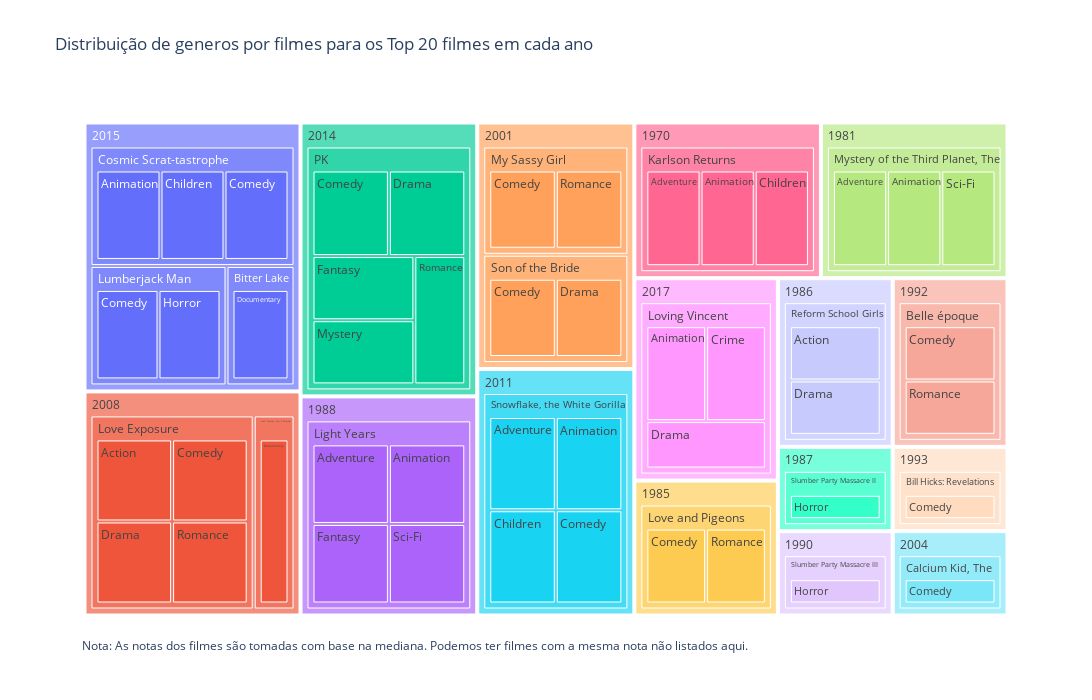

The code cell stored with this chart in its notebook:
### Code cell
# Rating baseado na mediana
fig = px.treemap(top_movies_df, path=["year", "title", "genres"], 
                 title="Distribuição de generos por filmes para os Top 20 filmes em cada ano")

fig.update_layout(
    height=700, 
    width=1100,
    annotations=[
        dict(
            x=0,
            y=-0.07,
            showarrow=False,
            text="Nota: As notas dos filmes são tomadas com base na mediana. Podemos ter filmes com a mesma nota não listados aqui.",
            xref="paper",
            yref="paper"
        )
    ]
)

fig.show()

### Figure 1 — Plotly figure (JSON) as saved in the notebook; plotly's stock layout.template omitted (floating-point values rounded to 4 significant figures)
{"data": [{"branchvalues": "total", "domain": {"x": [0, 1], "y": [0, 1]}, "hovertemplate": "labels=%{label}<br>count=%{value}<br>parent=%{parent}<br>id=%{id}<extra></extra>", "ids": ["2008/Love Exposure/Action", "1986/Reform School Girls/Action", "1970/Karlson Returns/Adventure", "1988/Light Years/Adventure", "1981/Mystery of the Third Planet, The/Adventure", "2011/Snowflake, the White Gorilla/Adventure", "2015/Cosmic Scrat-tastrophe/Animation", "1970/Karlson Returns/Animation", "1988/Light Years/Animation", "2017/Loving Vincent/Animation", "1981/Mystery of the Third Planet, The/Animation", "2011/Snowflake, the White Gorilla/Animation", "2015/Cosmic Scrat-tastrophe/Children", "1970/Karlson Returns/Children", "2011/Snowflake, the White Gorilla/Children", "1992/Belle époque/Comedy", "1993/Bill Hicks: Revelations/Comedy", "2004/Calcium Kid, The/Comedy", "2015/Cosmic Scrat-tastrophe/Comedy", "2008/Love Exposure/Comedy", "1985/Love and Pigeons/Comedy", "2015/Lumberjack Man/Comedy", "2001/My Sassy Girl/Comedy", "2014/PK/Comedy", "2011/Snowflake, the White Gorilla/Comedy", "2001/Son of the Bride/Comedy", "2017/Loving Vincent/Crime", "2015/Bitter Lake/Documentary", "2008/Louis Theroux: Law & Disorder/Documentary", "2008/Love Exposure/Drama", "2017/Loving Vincent/Drama", "2014/PK/Drama", "1986/Reform School Girls/Drama", "2001/Son of the Bride/Drama", "1988/Light Years/Fantasy", "2014/PK/Fantasy", "2015/Lumberjack Man/Horror", "1987/Slumber Party Massacre II/Horror", "1990/Slumber Party Massacre III/Horror", "2014/PK/Mystery", "1992/Belle époque/Romance", "2008/Love Exposure/Romance", "1985/Love and Pigeons/Romance", "2001/My Sassy Girl/Romance", "2014/PK/Romance", "1988/Light Years/Sci-Fi", "1981/Mystery of the Third Planet, The/Sci-Fi", "1992/Belle époque", "1993/Bill Hicks: Revelations", "2015/Bitter Lake", "2004/Calcium Kid, The", "2015/Cosmic Scrat-tastrophe", "1970/Karlson Returns", "1988/Light Years", "2008/Louis Theroux: Law & Disorder", "2008/Love Exposure", "1985/Love and Pigeons", "2017/Loving Vincent", "2015/Lumberjack Man", "2001/My Sassy Girl", "1981/Mystery of the Third Planet, The", "2014/PK", "1986/Reform School Girls", "1987/Slumber Party Massacre II", "1990/Slumber Party Massacre III", "2011/Snowflake, the White Gorilla", "2001/Son of the Bride", "1970", "1981", "1985", "1986", "1987", "1988", "1990", "1992", "1993", "2001", "2004", "2008", "2011", "2014", "2015", "2017"], "labels": ["Action", "Action", "Adventure", "Adventure", "Adventure", "Adventure", "Animation", "Animation", "Animation", "Animation", "Animation", "Animation", "Children", "Children", "Children", "Comedy", "Comedy", "Comedy", "Comedy", "Comedy", "Comedy", "Comedy", "Comedy", "Comedy", "Comedy", "Comedy", "Crime", "Documentary", "Documentary", "Drama", "Drama", "Drama", "Drama", "Drama", "Fantasy", "Fantasy", "Horror", "Horror", "Horror", "Mystery", "Romance", "Romance", "Romance", "Romance", "Romance", "Sci-Fi", "Sci-Fi", "Belle époque", "Bill Hicks: Revelations", "Bitter Lake", "Calcium Kid, The", "Cosmic Scrat-tastrophe", "Karlson Returns", "Light Years", "Louis Theroux: Law & Disorder", "Love Exposure", "Love and Pigeons", "Loving Vincent", "Lumberjack Man", "My Sassy Girl", "Mystery of the Third Planet, The", "PK", "Reform School Girls", "Slumber Party Massacre II", "Slumber Party Massacre III", "Snowflake, the White Gorilla", "Son of the Bride", "1970", "1981", "1985", "1986", "1987", "1988", "1990", "1992", "1993", "2001", "2004", "2008", "2011", "2014", "2015", "2017"], "name": "", "parents": ["2008/Love Exposure", "1986/Reform School Girls", "1970/Karlson Returns", "1988/Light Years", "1981/Mystery of the Third Planet, The", "2011/Snowflake, the White Gorilla", "2015/Cosmic Scrat-tastrophe", "1970/Karlson Returns", "1988/Light Years", "2017/Loving Vincent", "1981/Mystery of the Third Planet, The", "2011/Snowflake, the White Gorilla", "2015/Cosmic Scrat-tastrophe", "1970/Karlson Returns", "2011/Snowflake, the White Gorilla", "1992/Belle époque", "1993/Bill Hicks: Revelations", "2004/Calcium Kid, The", "2015/Cosmic Scrat-tastrophe", "2008/Love Exposure", "1985/Love and Pigeons", "2015/Lumberjack Man", "2001/My Sassy Girl", "2014/PK", "2011/Snowflake, the White Gorilla", "2001/Son of the Bride", "2017/Loving Vincent", "2015/Bitter Lake", "2008/Louis Theroux: Law & Disorder", "2008/Love Exposure", "2017/Loving Vincent", "2014/PK", "1986/Reform School Girls", "2001/Son of the Bride", "1988/Light Years", "2014/PK", "2015/Lumberjack Man", "1987/Slumber Party Massacre II", "1990/Slumber Party Massacre III", "2014/PK", "1992/Belle époque", "2008/Love Exposure", "1985/Love and Pigeons", "2001/My Sassy Girl", "2014/PK", "1988/Light Years", "1981/Mystery of the Third Planet, The", "1992", "1993", "2015", "2004", "2015", "1970", "1988", "2008", "2008", "1985", "2017", "2015", "2001", "1981", "2014", "1986", "1987", "1990", "2011", "2001", "", "", "", "", "", "", "", "", "", "", "", "", "", "", "", ""], "type": "treemap", "values": [1, 1, 1, 1, 1, 1, 1, 1, 1, 1, 1, 1, 1, 1, 1, 1, 1, 1, 1, 1, 1, 1, 1, 1, 1, 1, 1, 1, 1, 1, 1, 1, 1, 1, 1, 1, 1, 1, 1, 1, 1, 1, 1, 1, 1, 1, 1, 2, 1, 1, 1, 3, 3, 4, 1, 4, 2, 3, 2, 2, 3, 5, 2, 1, 1, 4, 2, 3, 3, 2, 2, 1, 4, 1, 2, 1, 4, 1, 5, 4, 5, 6, 3]}], "layout": {"annotations": [{"showarrow": false, "text": "Nota: As notas dos filmes são tomadas com base na mediana. Podemos ter filmes com a mesma nota não listados aqui.", "x": 0, "xref": "paper", "y": -0.07, "yref": "paper"}], "height": 700, "legend": {"tracegroupgap": 0}, "title": {"text": "Distribuição de generos por filmes para os Top 20 filmes em cada ano"}, "width": 1100}}
